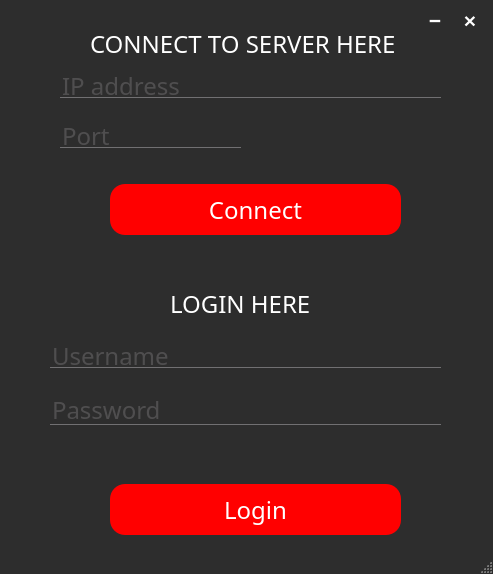
<?xml version="1.0" encoding="UTF-8"?>
<ui version="4.0">
 <class>loginForm</class>
 <widget class="QMainWindow" name="loginForm">
  <property name="geometry">
   <rect>
    <x>0</x>
    <y>0</y>
    <width>493</width>
    <height>574</height>
   </rect>
  </property>
  <property name="windowTitle">
   <string>MainWindow</string>
  </property>
  <property name="styleSheet">
   <string notr="true">#statusbar
{
	color: white;
	border-radius: 15px;
}
#centralwidget
{
	border-radius: 15px;
}
#loginForm
{

background:#2D2D2D;
border-radius: 15px;
	
}

#frame
{
	background:#2D2D2D;
	border-radius: 15px;
}



#toolButton
{
	background: red;
	border-radius:30px;
}

#label_5
{
	color: white;
background: transparent;
	font-family: century gothic;
	font-size: 24px
}
#label_6
{
	color: white;
background: transparent;
	font-family: century gothic;
	font-size: 24px
}




</string>
  </property>
  <widget class="QWidget" name="centralwidget">
   <widget class="QFrame" name="frame">
    <property name="geometry">
     <rect>
      <x>-10</x>
      <y>0</y>
      <width>521</width>
      <height>601</height>
     </rect>
    </property>
    <property name="styleSheet">
     <string notr="true"/>
    </property>
    <property name="frameShape">
     <enum>QFrame::StyledPanel</enum>
    </property>
    <property name="frameShadow">
     <enum>QFrame::Raised</enum>
    </property>
    <widget class="QLineEdit" name="lineEdit_login">
     <property name="geometry">
      <rect>
       <x>60</x>
       <y>344</y>
       <width>391</width>
       <height>24</height>
      </rect>
     </property>
     <property name="styleSheet">
      <string notr="true">*{
background: transparent;
border: none;
color: #717072;
border-bottom: 1px solid  #717072;
	font-family: century gothic;
	font-size: 24px
}

</string>
     </property>
     <property name="text">
      <string/>
     </property>
     <property name="placeholderText">
      <string>Username</string>
     </property>
    </widget>
    <widget class="QLineEdit" name="lineEdit_port">
     <property name="geometry">
      <rect>
       <x>70</x>
       <y>124</y>
       <width>181</width>
       <height>24</height>
      </rect>
     </property>
     <property name="styleSheet">
      <string notr="true">*{
background: transparent;
border: none;
color: #717072;
border-bottom: 1px solid  #717072;
	font-family: century gothic;
	font-size: 24px
}

</string>
     </property>
     <property name="text">
      <string/>
     </property>
     <property name="placeholderText">
      <string>Port</string>
     </property>
    </widget>
    <widget class="QLineEdit" name="ilinEdit_pAdress">
     <property name="geometry">
      <rect>
       <x>70</x>
       <y>74</y>
       <width>381</width>
       <height>24</height>
      </rect>
     </property>
     <property name="styleSheet">
      <string notr="true">*{
background: transparent;
border: none;
color: #717072;
border-bottom: 1px solid  #717072;
	font-family: century gothic;
	font-size: 24px
}

</string>
     </property>
     <property name="text">
      <string/>
     </property>
     <property name="placeholderText">
      <string>IP address</string>
     </property>
    </widget>
    <widget class="QPushButton" name="pushButton_login_3">
     <property name="geometry">
      <rect>
       <x>120</x>
       <y>184</y>
       <width>291</width>
       <height>51</height>
      </rect>
     </property>
     <property name="styleSheet">
      <string notr="true">#pushButton_login_3
{
	color: white;
	border-radius: 15px;
	background: red;
	font-family: century gothic;
	font-size: 24px

}

#pushButton_login_3:hover
{
	color: #333;
	border-radius: 15px;
	background: #49ebff;
	font-family: century gothic;
	font-size: 24px

}



</string>
     </property>
     <property name="text">
      <string>Connect</string>
     </property>
    </widget>
    <widget class="QLineEdit" name="lineEdit_password">
     <property name="geometry">
      <rect>
       <x>60</x>
       <y>394</y>
       <width>391</width>
       <height>31</height>
      </rect>
     </property>
     <property name="styleSheet">
      <string notr="true">*{
background: transparent;
border: none;
color: #717072;
border-bottom: 1px solid  #717072;
	font-family: century gothic;
	font-size: 24px
}

</string>
     </property>
     <property name="echoMode">
      <enum>QLineEdit::Password</enum>
     </property>
     <property name="placeholderText">
      <string>Password</string>
     </property>
    </widget>
    <widget class="QLabel" name="label_5">
     <property name="geometry">
      <rect>
       <x>100</x>
       <y>34</y>
       <width>341</width>
       <height>20</height>
      </rect>
     </property>
     <property name="text">
      <string>CONNECT TO SERVER HERE</string>
     </property>
    </widget>
    <widget class="QPushButton" name="pushButton_login">
     <property name="geometry">
      <rect>
       <x>120</x>
       <y>484</y>
       <width>291</width>
       <height>51</height>
      </rect>
     </property>
     <property name="styleSheet">
      <string notr="true">
#pushButton_login
{
	color: white;
	border-radius: 15px;
	background: red;
	font-family: century gothic;
	font-size: 24px

}

#pushButton_login:hover
{
	color: #333;
	border-radius: 15px;
	background: #49ebff;
	font-family: century gothic;
	font-size: 24px

}

</string>
     </property>
     <property name="text">
      <string>Login</string>
     </property>
    </widget>
    <widget class="QLabel" name="label_6">
     <property name="geometry">
      <rect>
       <x>180</x>
       <y>294</y>
       <width>151</width>
       <height>20</height>
      </rect>
     </property>
     <property name="text">
      <string>LOGIN HERE</string>
     </property>
    </widget>
    <widget class="QPushButton" name="minimizeButton">
     <property name="geometry">
      <rect>
       <x>430</x>
       <y>0</y>
       <width>30</width>
       <height>40</height>
      </rect>
     </property>
     <property name="font">
      <font>
       <pointsize>16</pointsize>
       <bold>true</bold>
      </font>
     </property>
     <property name="cursor">
      <cursorShape>PointingHandCursor</cursorShape>
     </property>
     <property name="styleSheet">
      <string notr="true">
#minimizeButton
{
	border:none;
color:white;
}

#minimizeButton:hover
{
	border:none;
color:#EB0000;
}</string>
     </property>
     <property name="text">
      <string>−</string>
     </property>
    </widget>
    <widget class="QPushButton" name="closeButton">
     <property name="geometry">
      <rect>
       <x>460</x>
       <y>0</y>
       <width>40</width>
       <height>40</height>
      </rect>
     </property>
     <property name="font">
      <font>
       <pointsize>16</pointsize>
       <bold>true</bold>
      </font>
     </property>
     <property name="cursor">
      <cursorShape>PointingHandCursor</cursorShape>
     </property>
     <property name="styleSheet">
      <string notr="true">#closeButton
{
	border:none;
color:white;
}

#closeButton:hover
{
	border:none;
color:#EB0000;
}</string>
     </property>
     <property name="text">
      <string>×</string>
     </property>
    </widget>
   </widget>
  </widget>
  <widget class="QStatusBar" name="statusbar"/>
 </widget>
 <resources/>
 <connections/>
</ui>
